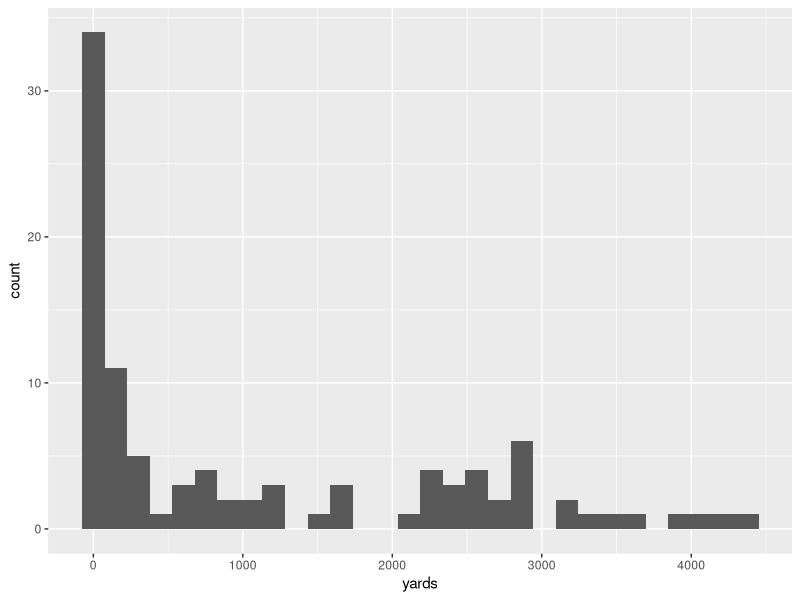
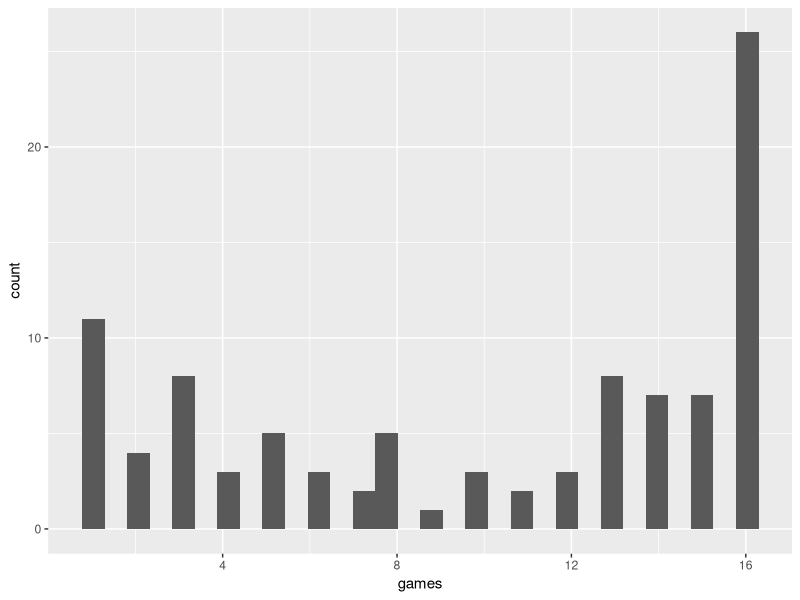
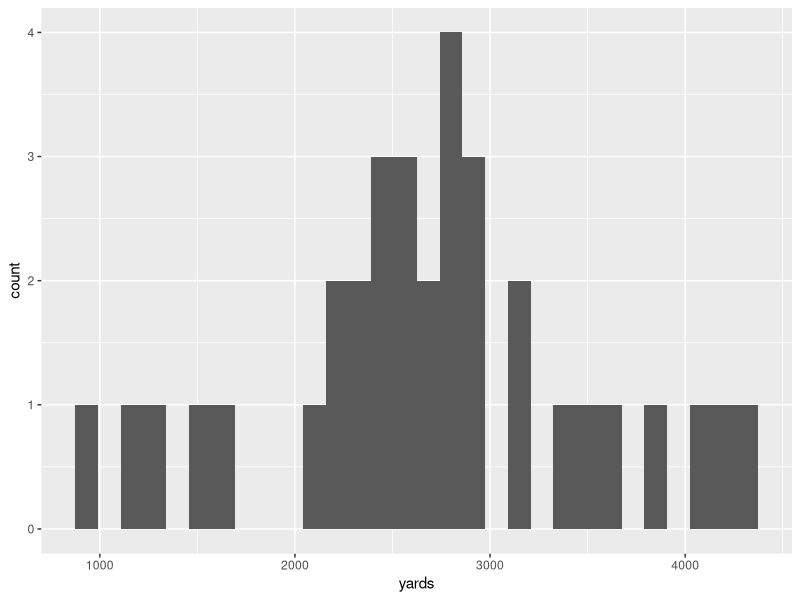
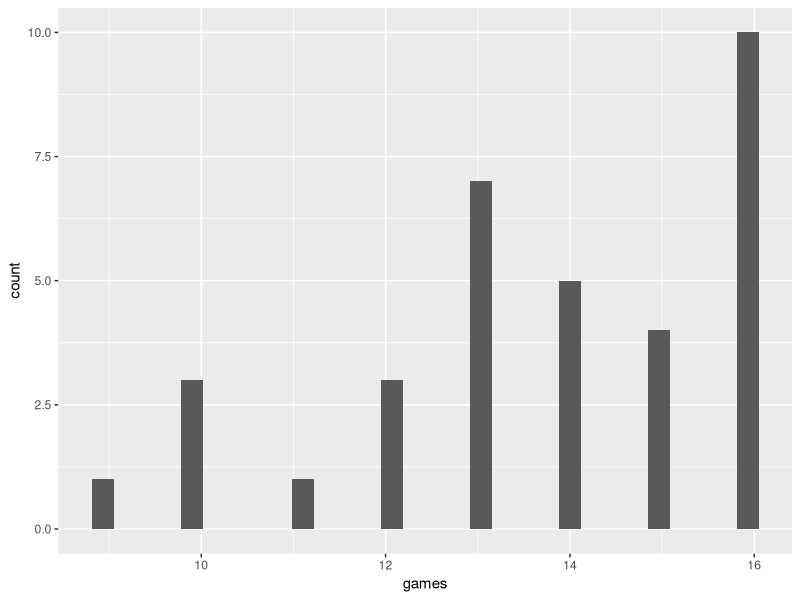

The R script that drew these images, in order:
## ---- chunk 1
library(tidyverse)
## ---- chunk 2
passing_1996 <- read_csv("nfl_data/passing_1996.csv")
head(passing_1996)
names(passing_1996)
## ---- chunk 3
passing_1996 <- select(passing_1996, 
                       player = Player, age = Age, games = G, completions = Cmp, attempts = Att,
                       yards = Yds...12, td = TD, int = Int)
ggplot(passing_1996, aes(x = yards)) + geom_histogram()
tail(passing_1996)
ggplot(passing_1996, aes(x = games)) + geom_histogram()
## ---- chunk 4
passing_1996 <- filter(passing_1996,
                       games > 8, attempts > 100)
ggplot(passing_1996, aes(x = yards)) + geom_histogram()
ggplot(passing_1996, aes(x = games)) + geom_histogram()
## ---- chunk 5
passing_1996 <- mutate(passing_1996, year = 1996)
passing_1996 <- mutate(passing_1996, perf_over_median = yards / median(pull(passing_1996, yards)))
